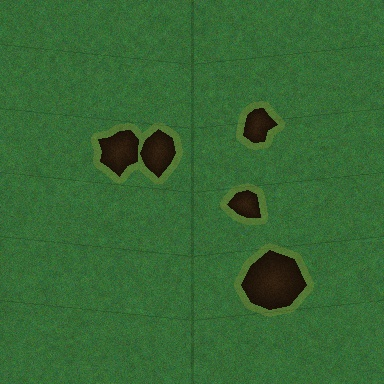
#> input picture temp_synthetic.jpg, 384 x 384 px
$ python -i disease_detector.py   (imports and definitions only)   (older library calls are emulated)
#> lines starting #> are read from the running program, lines starting #| are printed output that depends on the picture; after the words box and inside, x2 and y2 are one past the last pixel; in counts of white or black regions, pixels touching at a corner belong together
"""
Disease Region Detector for Segmentation
Identifies ALL potential disease regions BEFORE segmentation to ensure preservation
Critical component: Better to over-detect than miss disease
"""

import numpy as np
import cv2
from typing import Tuple, Dict, Optional
import logging

logger = logging.getLogger(__name__)


class DiseaseRegionDetector:
    """
    Detects all potential disease regions in plant images
    Philosophy: Conservative detection - include anything that might be disease

    Detects:
    - Brown/necrotic regions (blight, bacterial spot)
    - Yellow/chlorotic areas (virus, nutrient deficiency)
    - White/gray patches (powdery mildew)
    - Dark spots and lesions (various diseases)
    - Texture anomalies (any disease pattern)
    """

    def __init__(self, sensitivity: float = 0.8):
        """
        Initialize disease detector

        Args:
            sensitivity: Detection sensitivity (0.0-1.0), higher = more conservative
        """
        self.sensitivity = sensitivity

        # Adjust thresholds based on sensitivity
        self.adjust_thresholds()

        # Performance stats
        self.stats = {
            'detections': 0,
            'avg_time_ms': 0,
            'avg_coverage': 0
        }

    def adjust_thresholds(self):
        """Adjust detection thresholds based on sensitivity"""
        # Base thresholds (at sensitivity = 0.5)
        # Higher thresholds = more selective (less false positives)
        base_brown_threshold = 0.25  # Require 25% coverage to trigger
        base_yellow_threshold = 0.20  # Require 20% coverage
        base_white_threshold = 0.30  # Require 30% coverage
        base_texture_threshold = 100  # Much higher for less sensitivity

        # Adjust based on sensitivity
        factor = 2.0 - self.sensitivity  # Higher sensitivity = lower thresholds

        self.brown_threshold = base_brown_threshold * factor
        self.yellow_threshold = base_yellow_threshold * factor
        self.white_threshold = base_white_threshold * factor
        self.texture_threshold = base_texture_threshold * factor

    def detect(self, image: np.ndarray) -> Tuple[np.ndarray, Dict]:
        """
        Main detection method - finds ALL disease regions

        Args:
            image: RGB image

        Returns:
            Tuple of (disease_mask, detection_info)
        """
        import time
        start_time = time.time()

        h, w = image.shape[:2]

        # Initialize combined mask
        combined_mask = np.zeros((h, w), dtype=np.uint8)

        # Detection info
        info = {
            'brown_regions': False,
            'yellow_regions': False,
            'white_regions': False,
            'dark_spots': False,
            'texture_anomalies': False,
            'total_coverage': 0
        }

        # Create healthy mask to exclude from detection
        healthy_mask = self.create_healthy_mask(image)

        # 1. Detect brown/necrotic regions (blight, bacterial spot)
        brown_mask = self.detect_brown_necrotic(image)
        # Exclude healthy regions
        brown_mask = cv2.bitwise_and(brown_mask, cv2.bitwise_not(healthy_mask))
        if np.sum(brown_mask > 0) > 100:  # Minimum pixel count
            combined_mask = cv2.bitwise_or(combined_mask, brown_mask)
            info['brown_regions'] = True

        # 2. Detect yellow/chlorotic areas (virus, deficiency)
        yellow_mask = self.detect_yellow_chlorotic(image)
        # Exclude healthy regions
        yellow_mask = cv2.bitwise_and(yellow_mask, cv2.bitwise_not(healthy_mask))
        if np.sum(yellow_mask > 0) > 100:  # Minimum pixel count
            combined_mask = cv2.bitwise_or(combined_mask, yellow_mask)
            info['yellow_regions'] = True

        # 3. Detect white/gray patches (powdery mildew)
        white_mask = self.detect_white_gray(image)
        # Exclude healthy regions
        white_mask = cv2.bitwise_and(white_mask, cv2.bitwise_not(healthy_mask))
        if np.sum(white_mask > 0) > 100:  # Minimum pixel count
            combined_mask = cv2.bitwise_or(combined_mask, white_mask)
            info['white_regions'] = True

        # 4. Detect dark spots and lesions
        dark_mask = self.detect_dark_spots(image)
        # Exclude healthy regions from dark spots too
        dark_mask = cv2.bitwise_and(dark_mask, cv2.bitwise_not(healthy_mask))
        if np.sum(dark_mask > 0) > 100:  # Minimum pixel count
            combined_mask = cv2.bitwise_or(combined_mask, dark_mask)
            info['dark_spots'] = True

        # 5. Skip texture anomalies for now - too sensitive
        # texture_mask = self.detect_texture_anomalies(image)
        info['texture_anomalies'] = False

        # 6. Apply morphological operations to clean up
        combined_mask = self.refine_mask(combined_mask)

        # 7. Remove small isolated regions (noise)
        combined_mask = self.remove_small_regions(combined_mask, min_area=50)

        # Calculate coverage
        info['total_coverage'] = np.sum(combined_mask > 0) / (h * w)

        # Update stats
        elapsed_ms = (time.time() - start_time) * 1000
        self.update_stats(elapsed_ms, info['total_coverage'])

        logger.debug(f"Disease detection in {elapsed_ms:.1f}ms, coverage: {info['total_coverage']:.2%}")

        return combined_mask, info

    def create_healthy_mask(self, image: np.ndarray) -> np.ndarray:
        """
        Create mask of healthy green tissue to exclude from disease detection

        Args:
            image: RGB image

        Returns:
            Binary mask of healthy regions (255 = healthy, 0 = not healthy)
        """
        hsv = cv2.cvtColor(image, cv2.COLOR_RGB2HSV)

        # Healthy green range (based on actual synthetic leaf stats: Hue 29-86)
        # Primary healthy green
        lower_green = np.array([40, 50, 70])
        upper_green = np.array([85, 255, 255])
        healthy_mask = cv2.inRange(hsv, lower_green, upper_green)

        # Also include yellow-greens that are still healthy
        lower_yellow_green = np.array([30, 40, 60])
        upper_yellow_green = np.array([45, 200, 200])
        dark_green_mask = cv2.inRange(hsv, lower_yellow_green, upper_yellow_green)

        # Combine healthy masks
        healthy_combined = cv2.bitwise_or(healthy_mask, dark_green_mask)

        # Dilate slightly to include boundaries
        kernel = cv2.getStructuringElement(cv2.MORPH_ELLIPSE, (5, 5))
        healthy_combined = cv2.dilate(healthy_combined, kernel, iterations=1)

        return healthy_combined

    def remove_small_regions(self, mask: np.ndarray, min_area: int = 50) -> np.ndarray:
        """
        Remove small isolated regions from mask (noise removal)

        Args:
            mask: Binary mask
            min_area: Minimum contour area to keep

        Returns:
            Cleaned mask
        """
        # Find contours
        contours, _ = cv2.findContours(mask, cv2.RETR_EXTERNAL, cv2.CHAIN_APPROX_SIMPLE)

        # Create clean mask
        clean_mask = np.zeros_like(mask)

        # Keep only contours above minimum area
        for contour in contours:
            area = cv2.contourArea(contour)
            if area >= min_area:
                cv2.drawContours(clean_mask, [contour], -1, 255, -1)

        return clean_mask

    def detect_brown_necrotic(self, image: np.ndarray) -> np.ndarray:
        """
        Detect brown and necrotic regions (blight, bacterial diseases)

        Args:
            image: RGB image

        Returns:
            Binary mask of brown regions
        """
        hsv = cv2.cvtColor(image, cv2.COLOR_RGB2HSV)

        # More selective brown ranges for true disease
        masks = []

        # Dark spots with low value (true necrosis)
        # Looking for Hue 0-25 with low Value (<60)
        lower1 = np.array([0, 50, 10])
        upper1 = np.array([25, 255, 60])
        masks.append(cv2.inRange(hsv, lower1, upper1))

        # Brown diseased areas (not green)
        lower2 = np.array([10, 60, 20])
        upper2 = np.array([20, 200, 80])
        masks.append(cv2.inRange(hsv, lower2, upper2))

        # Combine all brown masks
        brown_mask = np.zeros_like(masks[0])
        for mask in masks:
            brown_mask = cv2.bitwise_or(brown_mask, mask)

        # Return the actual detected regions (no threshold check here)
        # The threshold should be used differently
        return brown_mask

    def detect_yellow_chlorotic(self, image: np.ndarray) -> np.ndarray:
        """
        Detect yellow and chlorotic areas (virus, nutrient deficiency)

        Args:
            image: RGB image

        Returns:
            Binary mask of yellow regions
        """
        hsv = cv2.cvtColor(image, cv2.COLOR_RGB2HSV)

        masks = []

        # True yellow (virus symptoms, not green)
        lower1 = np.array([22, 80, 150])
        upper1 = np.array([32, 255, 255])
        masks.append(cv2.inRange(hsv, lower1, upper1))

        # Pale yellow/chlorotic (nutrient deficiency)
        lower2 = np.array([25, 40, 180])
        upper2 = np.array([35, 120, 255])
        masks.append(cv2.inRange(hsv, lower2, upper2))

        # NOTE: Removed yellow-green range as it catches healthy leaves
        # NOTE: Removed orange overlap with brown detection

        # Combine yellow masks
        yellow_mask = np.zeros_like(masks[0])
        for mask in masks:
            yellow_mask = cv2.bitwise_or(yellow_mask, mask)

        # Also check for low chlorophyll (high red/green ratio)
        rgb_ratio_mask = self.detect_low_chlorophyll(image)
        yellow_mask = cv2.bitwise_or(yellow_mask, rgb_ratio_mask)

        # Return the actual detected regions
        return yellow_mask

    def detect_white_gray(self, image: np.ndarray) -> np.ndarray:
        """
        Detect white and gray patches (powdery mildew)

        Args:
            image: RGB image

        Returns:
            Binary mask of white/gray regions
        """
        hsv = cv2.cvtColor(image, cv2.COLOR_RGB2HSV)

        masks = []

        # True white patches (powdery mildew)
        lower1 = np.array([0, 0, 200])  # Higher value threshold
        upper1 = np.array([180, 30, 255])  # Lower saturation for true white
        masks.append(cv2.inRange(hsv, lower1, upper1))

        # Light gray powdery coating
        lower2 = np.array([0, 0, 160])
        upper2 = np.array([180, 25, 210])
        masks.append(cv2.inRange(hsv, lower2, upper2))

        # Very white patches (severe mildew)
        lower3 = np.array([0, 0, 220])
        upper3 = np.array([180, 15, 255])
        masks.append(cv2.inRange(hsv, lower3, upper3))

        # Combine white masks
        white_mask = np.zeros_like(masks[0])
        for mask in masks:
            white_mask = cv2.bitwise_or(white_mask, mask)

        # Additional texture check for powdery appearance
        texture_check = self.detect_powdery_texture(image)
        white_mask = cv2.bitwise_and(white_mask, texture_check)

        # Return the actual detected regions
        return white_mask

    def detect_dark_spots(self, image: np.ndarray) -> np.ndarray:
        """
        Detect dark spots and lesions (various diseases)

        Args:
            image: RGB image

        Returns:
            Binary mask of dark spots
        """
        gray = cv2.cvtColor(image, cv2.COLOR_RGB2GRAY)

        # Adaptive threshold to find dark regions
        mean = np.mean(gray)

        # Dark spots are significantly darker than mean
        threshold = mean * 0.4  # Adjust based on sensitivity
        _, dark_mask = cv2.threshold(gray, threshold, 255, cv2.THRESH_BINARY_INV)

        # Remove very large dark regions (likely shadows, not spots)
        # Keep only spot-like features
        kernel_open = cv2.getStructuringElement(cv2.MORPH_ELLIPSE, (15, 15))
        opened = cv2.morphologyEx(dark_mask, cv2.MORPH_OPEN, kernel_open)

        # Spots are small dark regions
        spots = cv2.subtract(dark_mask, opened)

        # Also detect using blob detection for circular spots
        circular_spots = self.detect_circular_spots(gray)

        # Combine
        dark_spots = cv2.bitwise_or(spots, circular_spots)

        return dark_spots

    # [36 lines left out: function detect_texture_anomalies, not called in this run]

    def detect_low_chlorophyll(self, image: np.ndarray) -> np.ndarray:
        """
        Detect areas with low chlorophyll (yellowing)

        Args:
            image: RGB image

        Returns:
            Binary mask
        """
        # Calculate green dominance
        r, g, b = image[:, :, 0], image[:, :, 1], image[:, :, 2]

        # Low chlorophyll: green is very low (not just non-dominant)
        green_dominance = (g.astype(np.float32) / (r + g + b + 1e-6))
        low_chlorophyll = green_dominance < 0.28  # More selective

        # Also check red/green ratio (higher threshold)
        rg_ratio = r.astype(np.float32) / (g + 1e-6)
        high_rg = rg_ratio > 1.2  # More selective

        # Combine conditions
        mask = np.logical_or(low_chlorophyll, high_rg)

        return (mask * 255).astype(np.uint8)

    def detect_powdery_texture(self, image: np.ndarray) -> np.ndarray:
        """
        Detect powdery/dusty texture (powdery mildew)

        Args:
            image: RGB image

        Returns:
            Binary mask
        """
        gray = cv2.cvtColor(image, cv2.COLOR_RGB2GRAY)

        # Powdery texture has specific frequency characteristics
        # Use Laplacian to detect fine texture
        laplacian = cv2.Laplacian(gray, cv2.CV_64F)

        # Powdery areas have uniform fine texture
        kernel_size = 9
        mean_lap = cv2.blur(np.abs(laplacian), (kernel_size, kernel_size))

        # Threshold for powdery texture
        threshold = np.percentile(mean_lap, 70)
        mask = (mean_lap > threshold).astype(np.uint8) * 255

        return mask

    def detect_circular_spots(self, gray: np.ndarray) -> np.ndarray:
        """
        Detect circular spots (leaf spot disease)

        Args:
            gray: Grayscale image

        Returns:
            Binary mask of circular spots
        """
        # Use HoughCircles to detect circular patterns
        circles_mask = np.zeros_like(gray)

        # Blur for better circle detection
        blurred = cv2.GaussianBlur(gray, (9, 9), 2)

        # Detect circles
        circles = cv2.HoughCircles(
            blurred,
            cv2.HOUGH_GRADIENT,
            dp=1,
            minDist=20,
            param1=50,
            param2=30,
            minRadius=3,
            maxRadius=30
        )

        if circles is not None:
            circles = np.uint16(np.around(circles))
            for circle in circles[0, :]:
                # Draw filled circles
                cv2.circle(circles_mask, (circle[0], circle[1]), circle[2], 255, -1)

        return circles_mask

    # [33 lines left out: function detect_mottled_pattern, not called in this run]

    def refine_mask(self, mask: np.ndarray) -> np.ndarray:
        """
        Refine the disease mask with morphological operations

        Args:
            mask: Binary mask

        Returns:
            Refined mask
        """
        # Remove small noise
        kernel_small = cv2.getStructuringElement(cv2.MORPH_ELLIPSE, (3, 3))
        cleaned = cv2.morphologyEx(mask, cv2.MORPH_OPEN, kernel_small)

        # Close small gaps
        kernel_close = cv2.getStructuringElement(cv2.MORPH_ELLIPSE, (5, 5))
        closed = cv2.morphologyEx(cleaned, cv2.MORPH_CLOSE, kernel_close)

        # Dilate slightly to include boundaries
        kernel_dilate = cv2.getStructuringElement(cv2.MORPH_ELLIPSE, (3, 3))
        dilated = cv2.dilate(closed, kernel_dilate, iterations=1)

        return dilated

    def update_stats(self, time_ms: float, coverage: float):
        """Update detection statistics"""
        n = self.stats['detections'] + 1
        self.stats['detections'] = n

        # Update averages
        self.stats['avg_time_ms'] = (self.stats['avg_time_ms'] * (n-1) + time_ms) / n
        self.stats['avg_coverage'] = (self.stats['avg_coverage'] * (n-1) + coverage) / n

    def get_stats(self) -> Dict:
        """Get detection statistics"""
        return self.stats.copy()

>>> import cv2
>>> picture = cv2.cvtColor(cv2.imread('../../temp_synthetic.jpg'), cv2.COLOR_BGR2RGB)
>>> result = DiseaseRegionDetector().detect(picture)
#> in create_healthy_mask, `hsv = cv2.cvtColor(image, cv2.COLOR_RGB2HSV)`: hsv: shape (384, 384, 3); mean H, S, V 57.6, 135.1, 104.3
#> in create_healthy_mask, `healthy_mask = cv2.inRange(hsv, lower_green, upper_green)`:
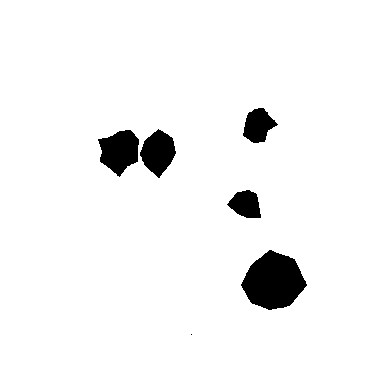
#> healthy_mask: shape (384, 384); 95.6% white; 6 black regions (1 under 20 px), largest, box (x1, y1, x2, y2) and area: (241, 250, 307, 310) 2675, (98, 130, 139, 177) 1293, (140, 129, 176, 178) 1119, (243, 108, 278, 143) 779, (227, 190, 261, 218) 664
#> in create_healthy_mask, `dark_green_mask = cv2.inRange(hsv, lower_yellow_green, upper_yellow_gr..`: dark_green_mask: shape (384, 384); 0.98% white in thin lines or dots, all inside (x1, y1, x2, y2) = (92, 103, 312, 315)
#> in create_healthy_mask, `healthy_combined = cv2.bitwise_or(healthy_mask, dark_green_mask)`: healthy_combined: shape (384, 384); 95.6% white; 6 black regions (1 under 20 px), largest, box (x1, y1, x2, y2) and area: (241, 250, 307, 310) 2663, (98, 130, 139, 177) 1286, (140, 129, 176, 178) 1112, (243, 108, 278, 143) 774, (227, 190, 261, 218) 660
#> in create_healthy_mask, `healthy_combined = cv2.dilate(healthy_combined, kernel, iterations=1)`: healthy_combined: shape (384, 384); 96.5% white; 5 black regions, box (x1, y1, x2, y2) and area: (244, 252, 304, 308) 2282, (101, 132, 137, 173) 1011, (142, 132, 174, 175) 859, (245, 110, 275, 141) 563, (230, 192, 259, 216) 474
#> the loop in detect_brown_necrotic, `for mask in masks:` made 2 passes
#> in detect, `brown_mask = cv2.bitwise_and(brown_mask, cv2.bitwise_not(healthy_mask))`: brown_mask: shape (384, 384); 3.5% white; 5 white regions, box (x1, y1, x2, y2) and area: (244, 252, 304, 308) 2280, (101, 132, 137, 173) 1000, (142, 132, 174, 175) 855, (245, 110, 275, 141) 563, (230, 192, 259, 216) 472
#> the loop in detect_yellow_chlorotic, `for mask in masks:` made 2 passes
#> in detect_low_chlorophyll, `r, g, b = image[:, :, 0], image[:, :, 1], image[:, :, 2]`:
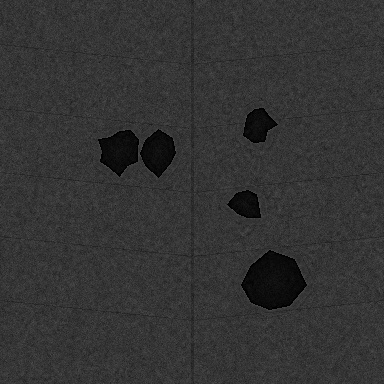
#> b: shape (384, 384); min 0, max 86, mean 51.4
#> in detect_low_chlorophyll, `low_chlorophyll = green_dominance < 0.28`: low_chlorophyll: shape (384, 384) bool; 0.05% white in thin lines or dots, all inside (x1, y1, x2, y2) = (119, 113, 299, 309)
#> in detect_low_chlorophyll, `rg_ratio = r.astype(np.float32) / (g + 1e-6)`:
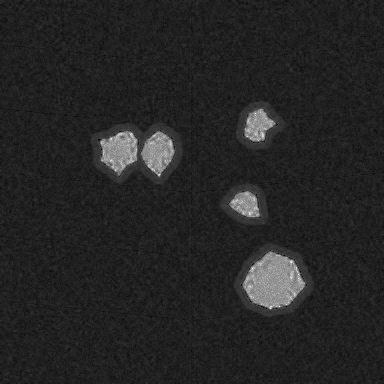
#> rg_ratio: shape (384, 384) float64; min 0.217, max 2.44, mean 0.545; drawn with min black and max white
#> in detect_low_chlorophyll, `high_rg = rg_ratio > 1.2`: high_rg: shape (384, 384) bool; 3.8% white; 5 white regions, box (x1, y1, x2, y2) and area: (243, 252, 305, 309) 2383, (100, 131, 137, 175) 1087, (141, 132, 174, 177) 928, (245, 109, 275, 141) 618, (230, 191, 260, 217) 526
#> in detect, `yellow_mask = cv2.bitwise_and(yellow_mask, cv2.bitwise_not(healthy_mas..`: yellow_mask: shape (384, 384); 3.5% white; 5 white regions, box (x1, y1, x2, y2) and area: (244, 252, 304, 308) 2274, (101, 132, 137, 173) 989, (142, 132, 174, 175) 845, (245, 110, 275, 141) 562, (230, 192, 259, 216) 469
#> the loop in detect_white_gray, `for mask in masks:` made 3 passes
#> in detect_powdery_texture, `laplacian = cv2.Laplacian(gray, cv2.CV_64F)`:
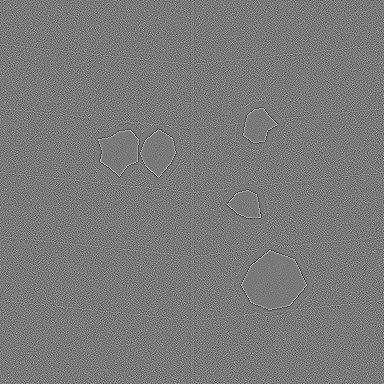
#> laplacian: shape (384, 384) float64; min -225, max 243, mean 0; drawn with min black and max white
#> in detect_powdery_texture, `mean_lap = cv2.blur(np.abs(laplacian), (kernel_size, kernel_size))`:
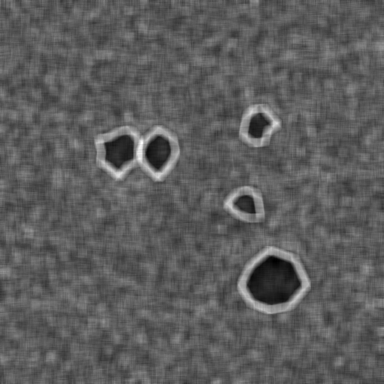
#> mean_lap: shape (384, 384) float64; min 4.14, max 57.85, mean 23.8; drawn with min black and max white
#> in detect_powdery_texture, `threshold = np.percentile(mean_lap, 70)`: threshold = 25.01
#> in detect_powdery_texture, `mask = (mean_lap > threshold).astype(np.uint8) * 255`:
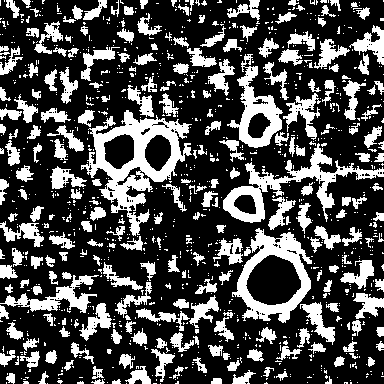
#> mask: shape (384, 384); 29.9% white; 1073 white regions (829 under 20 px), largest, box (x1, y1, x2, y2) and area: (81, 110, 192, 236) 4664, (223, 143, 384, 223) 2863, (232, 228, 312, 323) 2752
#> in detect_dark_spots, `mean = np.mean(gray)`: mean = 82.78
#> in detect_dark_spots, `threshold = mean * 0.4`: threshold = 33.11
#> in detect_dark_spots, `_, dark_mask = cv2.threshold(gray, threshold, 255, cv2.THRESH_BINARY_I..`: dark_mask: shape (384, 384); 4.1% white; 9 white regions (4 under 20 px), largest, box (x1, y1, x2, y2) and area: (241, 250, 307, 310) 2475, (98, 130, 139, 177) 1186, (140, 129, 176, 178) 1024, (243, 108, 278, 143) 721, (227, 190, 261, 218) 604
#> in detect_dark_spots, `opened = cv2.morphologyEx(dark_mask, cv2.MORPH_OPEN, kernel_open)`: opened: shape (384, 384); 1.4% white; 1 white region, box (x1, y1, x2, y2) and area: (242, 251, 302, 310) 2000
#> in detect_dark_spots, `spots = cv2.subtract(dark_mask, opened)`: spots: shape (384, 384); 2.7% white; 19 white regions (12 under 20 px), largest, box (x1, y1, x2, y2) and area: (98, 130, 139, 177) 1186, (140, 129, 176, 178) 1024, (243, 108, 278, 143) 721
#> in detect_circular_spots, `circles = cv2.HoughCircles( blurred, cv2.HOUGH_GRADIENT, dp=1, minDist..`: circles = None
#> in detect, `dark_mask = cv2.bitwise_and(dark_mask, cv2.bitwise_not(healthy_mask))`: dark_mask: shape (384, 384); 2% white; 13 white regions (7 under 20 px), largest, box (x1, y1, x2, y2) and area: (101, 132, 137, 173) 911, (142, 132, 174, 175) 771, (245, 110, 275, 141) 510, (230, 192, 259, 216) 418, (259, 268, 290, 293) 343, (295, 279, 304, 290) 41
#> in refine_mask, `cleaned = cv2.morphologyEx(mask, cv2.MORPH_OPEN, kernel_small)`: cleaned: shape (384, 384); 3.5% white; 5 white regions, box (x1, y1, x2, y2) and area: (244, 252, 304, 308) 2278, (101, 132, 137, 173) 1010, (142, 132, 174, 175) 859, (245, 110, 274, 141) 561, (230, 192, 258, 216) 471
#> in refine_mask, `dilated = cv2.dilate(closed, kernel_dilate, iterations=1)`:
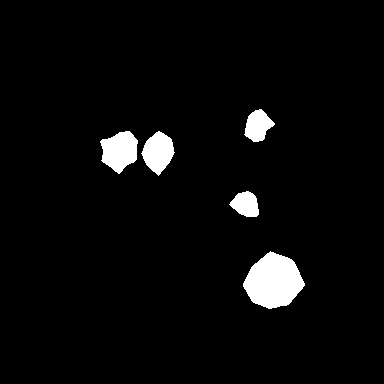
#> dilated: shape (384, 384); 3.9% white; 5 white regions
#> in remove_small_regions, `contours, _ = cv2.findContours(mask, cv2.RETR_EXTERNAL, cv2.CHAIN_APPR..`: contours = 5 contours; box (x1, y1, x2, y2) and area: (243, 251, 305, 309) 2356, (100, 131, 138, 174) 1066, (141, 131, 175, 176) 906, (244, 109, 275, 142) 602, (229, 191, 259, 217) 508
#> the loop in remove_small_regions, `for contour in contours:` made 5 passes
#> area on passes 1 to 5: 2355.5, 507.5, 906, 1066, 602
